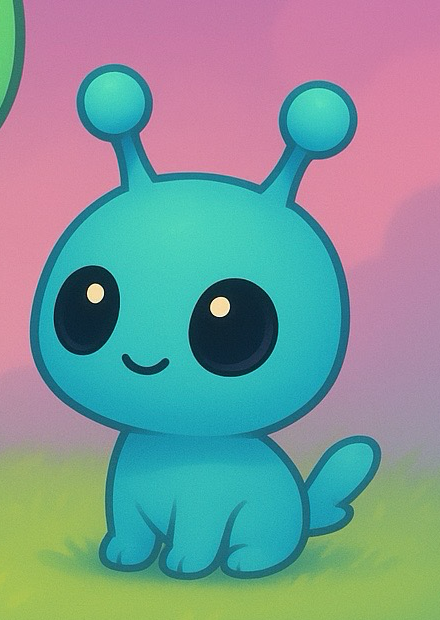
#> input picture titu_src_clean.png, 440 x 620 px
$ python -i viseme.py   (imports and definitions only)
#> lines starting #> are read from the running program, lines starting #| are printed output that depends on the picture
"""
Procedural viseme (mouth-swap) animator for stylized avatars (Zuzu, Titu)
that neural lip-sync models (MuseTalk, etc.) can't handle because they lack
human facial topology.

Ported from the standalone viseme_animate.py script, adapted to run inside
the cosyvoice2-eu-runpod worker with the character mouth images bundled in
/content/assets/.

Also supports a "duo" mode: two characters visible together in the same
frame over an AI-generated background, taking turns speaking (side by side,
full body), for the same-frame Zuzu/Titu interaction feature.

Round 1:
- Duo mode composites full-body cutouts (transparent PNGs, background
  removed from the original art) standing side by side on the generated
  background, with a soft contact shadow and a non-circular "speaking"
  highlight (soft colour glow + slight scale-up) instead of the old
  circular "video call" bubble crop.

Round 2 (per feedback "ca flotte, les bras ne bougent pas, la queue ne
frétille pas" on a rigid whole-image rotate/translate):
- Tried a mesh warp (grid of points displaced with amplitude growing away
  from the feet). Amplified further on a second pass. Still read as the
  whole image undulating/melting rather than a character actually moving
  -- because it fundamentally is a single flat image being deformed, not
  distinct parts moving.

Round 3 (per feedback "ca module toujours, c'est pas realiste, c'est pas
anime, le but c'est de l'animer comme s'il etait vivant" -- the mesh warp
approach was abandoned):
- Replaced the whole-image warp with an actual 2-part rig: the torso stays
  essentially still (only a small idle weight-shift bob, a plain
  translate, no deformation), and the one limb each character visibly has
  (Zuzu's raised arm, Titu's tail) is cut out as its own layer and
  *rotated* around its real attachment point (shoulder / tail base) with
  a slow wave plus a faster small "flick" on top -- so the arm genuinely
  waves and the tail genuinely wags, instead of the whole silhouette
  rippling. The cut is a plain rectangular crop around the limb (not a
  hand-traced silhouette): the same rectangle is erased (to transparent)
  from the torso and re-drawn each frame rotated about a pivot that sits
  near one corner of that rectangle, so at rest (angle 0) it's pixel
  -identical to the original artwork, and at speed the near-pivot pixels
  barely move while the far tip sweeps a visible arc. This works on any
  full-body cutout given a manually-picked box+pivot per character --
  it's not fully automatic like the old mesh warp was, but it's what
  actually reads as "alive" instead of "floating/melting", which is what
  matters here.
- Solo mode used to reuse the flat baked-background art (CHARACTER_IMAGES)
  and warp the whole frame including that background. Since the rig now
  needs to erase-and-redraw just the limb, solo mode switched to the same
  transparent-cutout-over-a-background-plate compositing duo mode already
  used, with a simple synthetic background plate (a 2-stop vertical
  gradient + a flat grass band, colour-sampled from the original baked
  art) generated once per character so there's something clean to reveal
  behind the erased limb.

Round 4 (per feedback, see build_duo_composites docstring): whole-image
rotate/warp rig abandoned for duo in favour of a single static composite
per possible speaker, fed to WaveSpeedAI (Wan2.2-S2V) for the actual
animation.

Round 5 (20 juillet, retour Tristana "les 2 perso sont toujours au premier
plan" -- observé APRES que le fond IA ait été enrichi côté worker.js pour
avoir une vraie composition en plans, premier plan/plan intermédiaire/
arrière-plan, voir buildSceneBackgroundPrompt) :
- Un fond mieux composé ne suffit pas a lui seul : les personnages sont
  collés en DERNIER, par-dessus l'image de fond entière, donc rien ne les
  recouvre jamais, même quand le fond contient un élément de premier plan
  dessiné "near the bottom edges" comme demandé -- il reste visuellement
  DERRIERE eux dans notre empilement de calques, donc illisible comme
  premier plan. Corrigé sans appel IA supplémentaire (le fond en contient
  déjà un, gratuit) : on redécoupe une bande du bas de CE MEME fond généré
  et on la replaque par-dessus les personnages une fois posés -- ce qui
  masque leurs pieds/bas de jambes derrière ce qui a été dessiné là
  (plante, rambarde, bord de table...), donnant une vraie occlusion de
  premier plan au lieu d'un aplat.
"""
import wave
import os
import math
import subprocess
import numpy as np
from PIL import Image, ImageDraw, ImageFilter, ImageEnhance

FPS = 25
CLOSED_THRESH = 0.12
OPEN_THRESH = 0.45

ASSETS_DIR = "/content/assets"

# Original full-frame mouth-swap images (own baked-in background). Only
# used now as the colour source for the synthetic solo background plate
# (see _solo_background) -- actual solo rendering composites the
# transparent CUTOUT_IMAGES over that plate, same as duo mode.
CHARACTER_IMAGES = {
    "zuzu": {
        "closed": os.path.join(ASSETS_DIR, "zuzu_mouth_closed.png"),
        "mid": os.path.join(ASSETS_DIR, "zuzu_mouth_mid.png"),
        "open": os.path.join(ASSETS_DIR, "zuzu_mouth_open.png"),
    },
    "titu": {
        "closed": os.path.join(ASSETS_DIR, "titu_mouth_closed.png"),
        "mid": os.path.join(ASSETS_DIR, "titu_mouth_mid.png"),
        "open": os.path.join(ASSETS_DIR, "titu_mouth_open.png"),
    },
}

# Background-removed (transparent) full-body cutouts of the same 6 images.
# This is the actual source used to render both solo and duo now, since
# the limb rig needs real alpha to erase/redraw the arm or tail.
CUTOUT_IMAGES = {
    "zuzu": {
        "closed": os.path.join(ASSETS_DIR, "zuzu_mouth_closed_cutout.png"),
        "mid": os.path.join(ASSETS_DIR, "zuzu_mouth_mid_cutout.png"),
        "open": os.path.join(ASSETS_DIR, "zuzu_mouth_open_cutout.png"),
    },
    "titu": {
        "closed": os.path.join(ASSETS_DIR, "titu_mouth_closed_cutout.png"),
        "mid": os.path.join(ASSETS_DIR, "titu_mouth_mid_cutout.png"),
        "open": os.path.join(ASSETS_DIR, "titu_mouth_open_cutout.png"),
    },
}

# --- Idle body motion (applied every frame, solo + duo) ---------------------
# Whole-body idle motion: a small, plain translate (weight-shift bob), NOT a
# deformation -- the torso should read as solid/still, so the limb rig below
# is what carries the "alive" feeling instead of the body wobbling too.
BOB_AMP_Y_FRAC = 0.010   # vertical bob amplitude, fraction of character height
BOB_AMP_X_FRAC = 0.005   # horizontal sway amplitude, fraction of character width
BOB_PERIOD = 2.2         # seconds per bob cycle

# Limb rig: per character, a list of {box, pivot, amp_deg, period, ...}.
# `box` = (left, top, right, bottom) in the ORIGINAL cutout's own pixel
# coordinates (240x425 for zuzu, 240x356 for titu), picked by hand around
# the one limb each character has, with generous padding so the tip never
# gets clipped when it swings. `pivot` = the rotation point (shoulder / tail
# base), also in original pixel coordinates, and must fall inside `box`.
# The box is erased from the torso and redrawn each frame rotated about the
# pivot -- at rest (angle 0) that reproduces the original artwork exactly.
LIMB_DEFS = {
    "zuzu": [
        {  # the raised/waving arm (hand + fingers), bottom-left of the
            # character. `mask_polygon` traces the actual paw shape so only
            # the arm erases/rotates, not the chunk of shoulder/body that
            # also sits inside `box` (same fix as Titu's tail -- see the
            # docstring on `mask_polygon` in LIMB_DEFS["titu"]).
            "box": (-15, 205, 108, 300),
            "pivot": (63, 233),
            "mask_polygon": [
                (63, 233), (58, 227), (48, 224), (40, 226),
                (36, 232), (33, 238),
                (28, 230), (20, 225), (14, 229),
                (8, 236), (5, 246), (5, 255),
                (7, 265), (12, 275), (20, 282),
                (30, 287), (40, 286), (50, 280),
                (58, 270), (62, 255), (63, 240),
            ],
            "rest_deg": 4,
            "amp_deg": 16,
            "period": 1.25,
            "flick_deg": 5,
            "flick_period": 0.42,
        },
    ],
    "titu": [
        {  # the tail, bottom-right of the character. `box` just bounds the
            # crop/rotation; `mask_polygon` (hand-traced around the tail's
            # actual silhouette, in the SAME original-image coordinates as
            # `box`/`pivot`) is what actually separates the tail from the
            # chunk of rear/body that also sits inside this box -- without
            # it the whole box's opaque area (tail + torso) got erased and
            # rotated together, which read as a rigid rectangle swinging
            # instead of just the tail.
            "box": (145, 225, 240, 330),
            "pivot": (178, 248),
            "mask_polygon": [
                (180, 245), (190, 246), (200, 248), (210, 252), (218, 258),
                (225, 265), (227, 275), (223, 285), (215, 293),
                (207, 297), (200, 292), (196, 285),
                (190, 288), (183, 295), (178, 305), (173, 313),
                (168, 318), (162, 315), (160, 305),
                (158, 295), (158, 285), (160, 275), (163, 265),
                (168, 255), (175, 248),
            ],
            "rest_deg": 0,
            "amp_deg": 18,
            "period": 0.85,
            "flick_deg": 7,
            "flick_period": 0.35,
        },
    ],
}

# --- Duo layout ---------------------------------------------------------
# DUO_CHAR_HEIGHT_FRAC was 0.55 with slots at 0.27/0.73 (332px apart on a
# 720px-wide canvas): at that height each full-body cutout renders wide
# enough that the two characters' bounding boxes actually overlap in the
# middle (confirmed visually -- Titu drawn over Zuzu's arm/body instead of
# standing beside it, "superposés" per feedback). Shrunk + spread out so
# there's real clearance between them.
DUO_CANVAS = (720, 1280)
DUO_CHAR_HEIGHT_FRAC = 0.40   # each character's rendered height, fraction of canvas height
DUO_GROUND_Y_FRAC = 0.70      # baseline ("feet") y position, fraction of canvas height
DUO_SLOT_X_FRAC = {
    "zuzu": 0.27,
    "titu": 0.73,
}
# Titu is a dog (on all fours, low to the ground) standing next to Zuzu, not
# the same height -- per feedback, Titu should only come up to about Zuzu's
# neck. Both characters used to be scaled to the exact same target_h, which
# erased that size difference (and made them read as equal-height, floating
# at the wrong relative scale). This is a per-character multiplier applied
# on top of DUO_CHAR_HEIGHT_FRAC's base height.
DUO_CHAR_HEIGHT_SCALE = {
    "zuzu": 1.0,
    "titu": 0.72,
}
DUO_SEED_OFFSET = {
    "zuzu": 0.0,
    "titu": 3.1,
}
DUO_GLOW_COLOR = (34, 211, 238)  # cyan, matches the app's accent color
DUO_GLOW_BLUR = 16
DUO_SPEAKER_SCALE = 1.08
DUO_NONSPEAKER_BRIGHTNESS = 0.82
DUO_SHADOW_OPACITY = 90

# Round 5 (see module docstring): fraction of canvas height where the
# foreground-occlusion strip starts. Originally 0.80 (just above
# DUO_GROUND_Y_FRAC, 0.84) so the strip only overlapped the characters'
# ankles -- worked for a standing pose, but barely touches a SEATED pose
# (bench, chair...): the character's body occupies most of the canvas
# ABOVE the ground line (DUO_CHAR_HEIGHT_FRAC=0.40 means the top of a
# character is around y=0.44), so a strip starting at 0.80 only ever
# touched the very bottom ~10% of their height, hence Tristana's continued
# "les 2 perso sont toujours au premier plan" after testing a seated scene.
# Raising this a lot further (e.g. to cover half the body) was considered
# and rejected: that same lower-body band is exactly where the earlier
# "jambes coupées" regression came from (a background object overlapping
# the characters' legs in the source composite confused WaveSpeedAI's
# animation into rendering them as cut off, see worker.js
# buildSceneBackgroundPrompt/DUO comments) -- reintroducing a hard object
# edge directly across their legs here risks the same bug. Nudged up more
# modestly instead (0.80 -> 0.75) for a bit more coverage without eating
# deep into the leg silhouette; buildSceneBackgroundPrompt in worker.js now
# also asks for that foreground detail to sit toward the LEFT/RIGHT edges
# of the frame rather than directly in front of where the characters
# stand, so the strip mostly frames them from the sides instead of
# potentially cutting across their body with a hard edge.
#
# Round 7 (21 juillet) -- REVERT. Tested on a beach scene: the sand fills
# the ENTIRE width of the bottom of the frame right up to the horizon (no
# left/right framing at all, the model didn't follow that part of the
# prompt), so the 0.75 strip pasted a solid band of pure sand across both
# characters from the chest down -- Titu (shorter, seated low) was buried
# up to the neck. This is strictly worse than the "pasted in foreground"
# look it was meant to fix: Tristana confirmed ("ils sont coupe par la
# plage... remets comme avant, ils s'asseyaient tres bien et etaient bien
# entier"). The core issue is that this technique assumes the background's
# lower strip only ever contains small discrete props (a wall, a hedge) --
# it silently breaks for any scene where the ground plane is a large flat
# surface close to camera (sand, grass field, floor, water...), which is
# a very common case, not an edge case. Disabling outright rather than
# tuning the fraction again: full, correctly-positioned characters take
# priority over the depth illusion. If depth is revisited later, it needs
# a smarter approach than a blind height-based crop (e.g. only occlude
# with actual detected foreground objects, not a fixed strip).
DUO_FOREGROUND_Y_FRAC = 1.0


# [83 lines left out: functions _read_wav_rms_states, _solo_background, not called in this run]


LIMB_ALPHA_THRESH = 10   # alpha value above which a pixel counts as "limb", not background
LIMB_HOLE_GROW = 1       # px the hole is grown beyond the traced silhouette (covers AA rim)
LIMB_HOLE_FEATHER = 4    # px soft fade at the hole's edge (blends into surrounding torso)


# [378 lines left out: functions _erase_and_extract_limb, _limb_angle, _apply_limbs, _apply_bob, _build_rig_states, _render_character_frame and 5 more, not called in this run]


def build_duo_composites(background_path):
    """Build one static, fully-composited PNG per possible speaker for a duo
    scene: the AI-generated background with both characters standing at
    their positions (speaker glowing/scaled-up, other dimmed/static),
    using each character's raw cutout art at rest -- no limb rig, no idle
    bob. This is the "Round 4" pivot: instead of trying to fake body motion
    with a hand-traced cutout+rotate rig (Rounds 1-3, see docstring above --
    always left some visible seam or wrong-coloured patch no matter how
    much the mask/inpaint got tuned), this composite is only ever the
    *input* to a real video-generation model (WaveSpeedAI Wan2.2-S2V,
    already used for solo mode and confirmed natural), which animates the
    whole character itself. One composite per possible speaker (2 for a
    Zuzu/Titu duo) is enough, since the visual state only depends on WHO is
    currently speaking, not on which line -- the same composite is reused
    for every turn that speaker has.

    Round 5 (see module docstring): after pasting both characters, a strip
    cropped from the BOTTOM of this same generated background is redrawn
    on top of everything, overlapping the characters' ankles/lower legs.
    Whatever the background model drew there (it's explicitly asked for
    foreground detail near the bottom edges, see buildSceneBackgroundPrompt
    in worker.js) then reads as truly in FRONT of the characters instead of
    behind them, which is what actually makes them look embedded in the
    scene instead of pasted on top of it.

    Returns {character: PIL.Image (RGB)}.
    """
#> called with background_path = 'titu_src_clean.png'
    canvas_w, canvas_h = DUO_CANVAS

    bg = Image.open(background_path).convert("RGB")
#> bg is the input picture: PIL image 440x620 RGB; mean R, G, B 124.8, 151.6, 152.3
    bg_ratio = bg.width / bg.height
    canvas_ratio = canvas_w / canvas_h
    if bg_ratio > canvas_ratio:
        new_h = canvas_h
        new_w = int(bg_ratio * new_h)
    else:
        new_w = canvas_w
        new_h = int(new_w / bg_ratio)
    bg = bg.resize((new_w, new_h), Image.LANCZOS)
#> bg: PIL image 908x1280 RGB
    left = (new_w - canvas_w) // 2
    top = (new_h - canvas_h) // 2
    bg = bg.crop((left, top, left + canvas_w, top + canvas_h)).convert("RGBA")
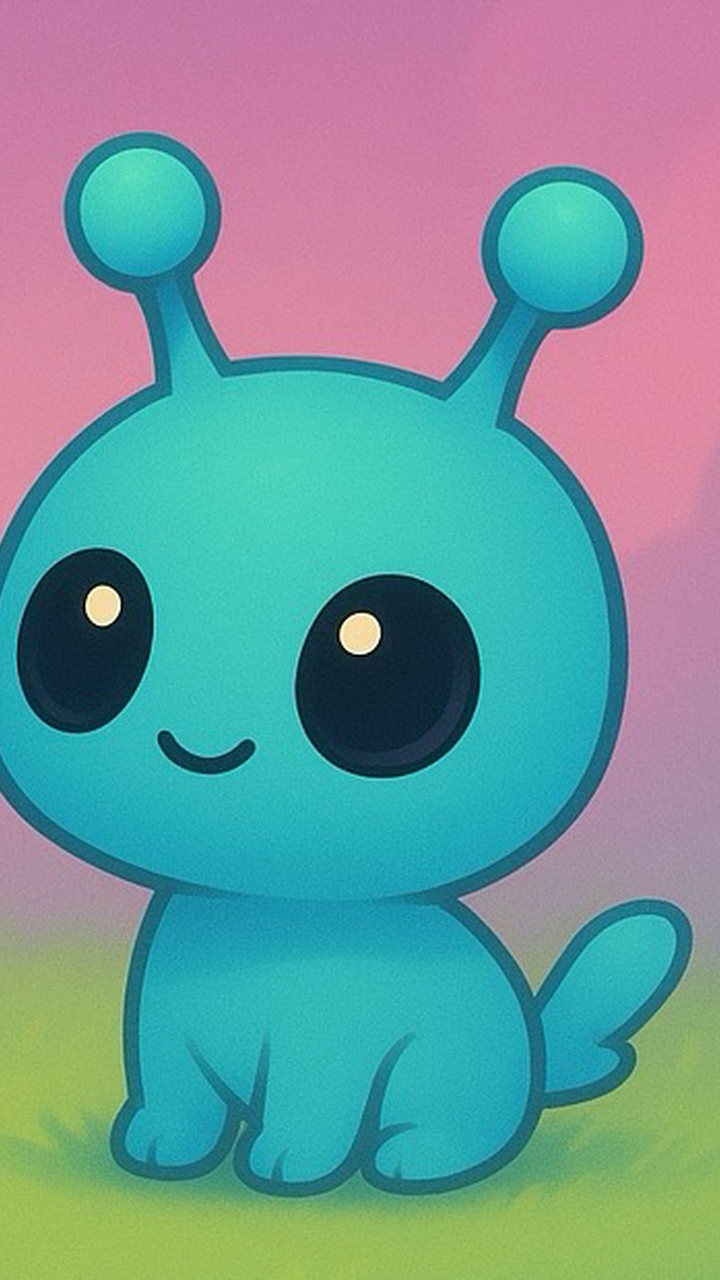
#> bg: PIL image 720x1280 RGBA; mean R, G, B, A 111.3, 152.2, 154.4, 255

    ground_y = int(canvas_h * DUO_GROUND_Y_FRAC)
    anchors_x = {c: int(canvas_w * frac) for c, frac in DUO_SLOT_X_FRAC.items()}
    target_h = max(1, int(canvas_h * DUO_CHAR_HEIGHT_FRAC))

    rest_cutouts = {
#> (the run stopped early here; a loop or call above may not have finished)

$ run again, on A978507C-D52F-42B7-9F14-E2F8366F81BF.png
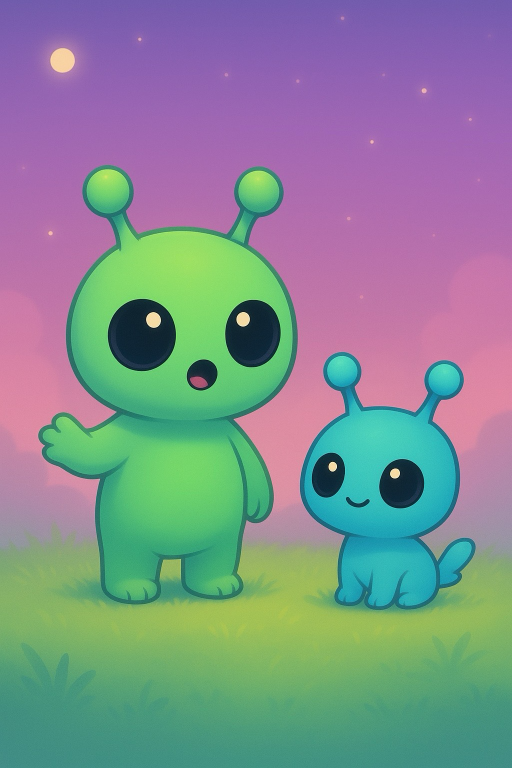
#> input picture A978507C-D52F-42B7-9F14-E2F8366F81BF.png, 1024 x 1536 px (shown at 1/2 size)
#> in build_duo_composites, bg is the input picture: PIL image 1024x1536 RGB; mean R, G, B 129.1, 140.5, 144.1
#> in build_duo_composites, `bg = bg.crop((left, top, left + canvas_w, top + canvas_h)).convert("RG..`:
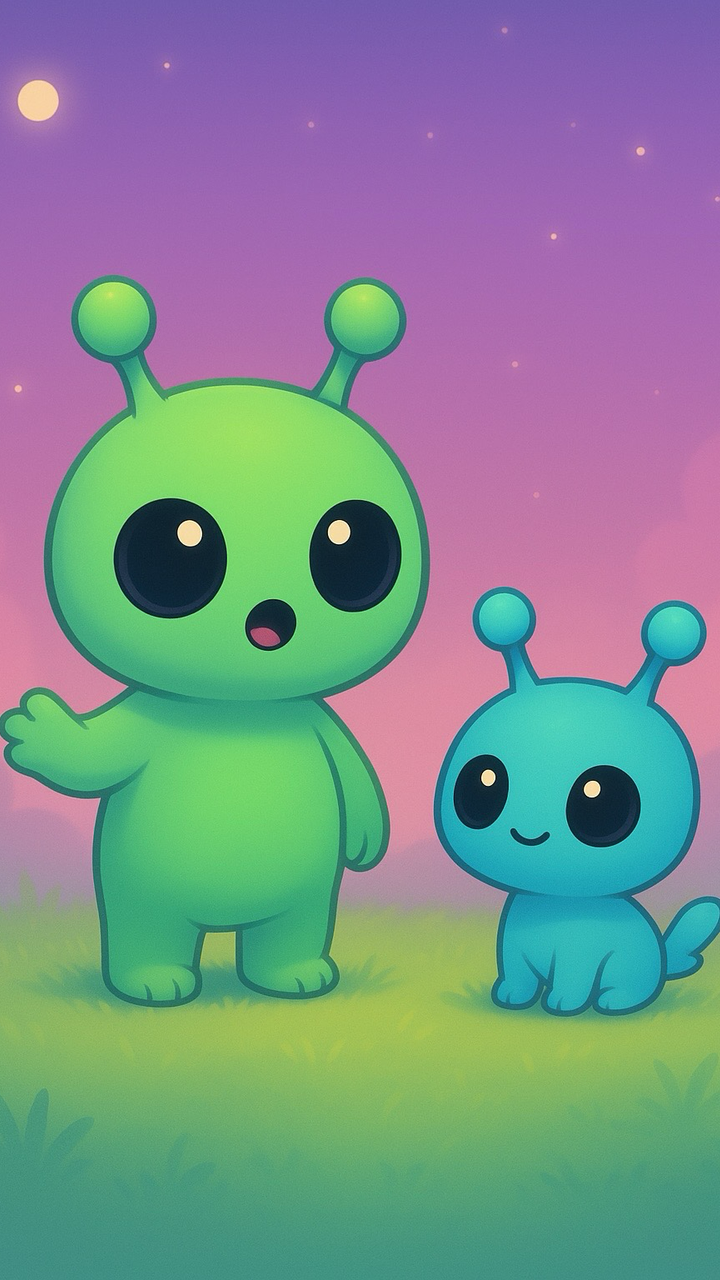
#> bg: PIL image 720x1280 RGBA; mean R, G, B, A 124.3, 142.3, 142.1, 255
